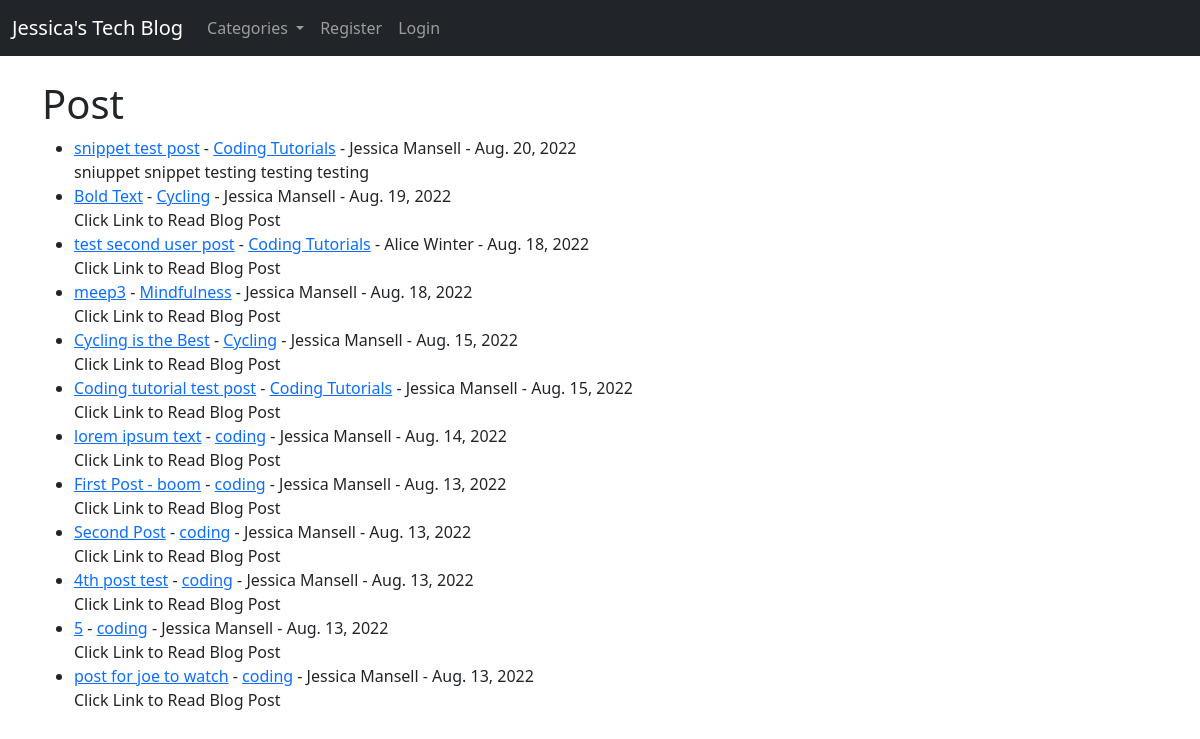
/, run on an earlier commit of the app's database.
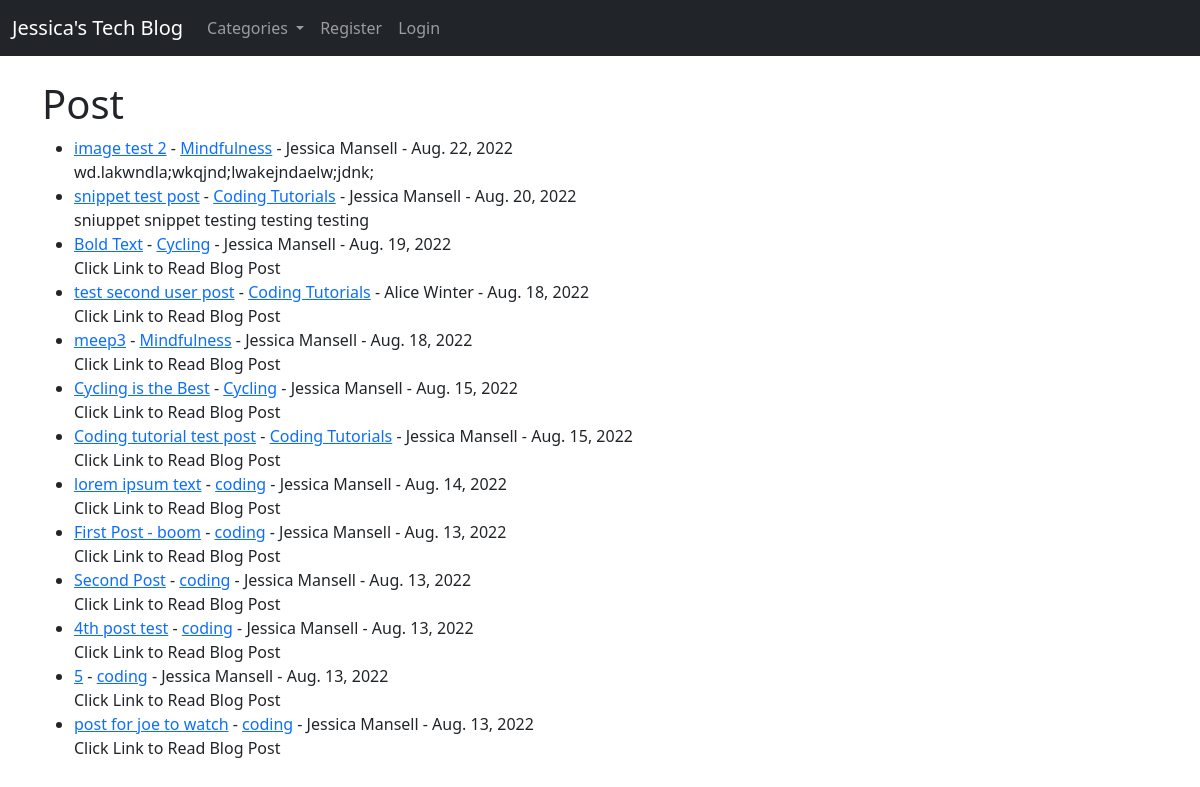
And on a later commit of the database.
### blogsite/models.py (models this page shows, shortened)
class Post(models.Model):
    title = models.CharField(max_length=255)
    header_image = models.ImageField(null=True, blank=True, upload_to="images/")
    title_tag = models.CharField(max_length=255)
    author = models.ForeignKey(User, on_delete=models.CASCADE)
    body = RichTextField(blank=True, null=True)
    post_date = models.DateField(auto_now_add=True)
    category = models.CharField(max_length=255, default='Coding')
    snippet = models.CharField(max_length=255)
    likes = models.ManyToManyField(User, related_name='blog_posts')

### blogsite/views.py (the view)
# urls.py: path('', HomeView.as_view(), name="home"),
class HomeView(ListView):
    model = Post
    template_name = 'index.html'
    ordering = ['-post_date']
    def get_context_data(self, *args, **kwargs):
        cat_menu = Category.objects.all()
        context = super(HomeView, self).get_context_data(*args, **kwargs)
        context["cat_menu"] = cat_menu
        return context

### blogsite/models.py (called while the page is built)
    def __str__(self):
        return self.name

### blogsite/templates/index.html (shortened to what this page needs)
    {% extends 'base.html' %}
    {% block content %}
    <h1>Post</h1>
    <ul>
    {% for post in object_list %}
        <li><a href="{% url 'article-detail' post.pk %}">{{ post.title }}</a>
            - <a href="{% url 'category' post.category|slugify %}">{{ post.category }}</a>
            - {{ post.author.first_name }}
        {{ post.author.last_name }} -
        {{ post.post_date }} <br/>
            {{ post.snippet }}</li>
    {% endfor %}
    </ul>
    {% endblock %}

What changed in the data, as far as the page shows it:
added Post: title "image test 2", category "Mindfulness", author.first_name "Jessica", author.last_name "Mansell", post_date "Aug. 22, 2022", snippet "wd.lakwndla;wkqjnd;lwakejndaelw;jdnk;"
